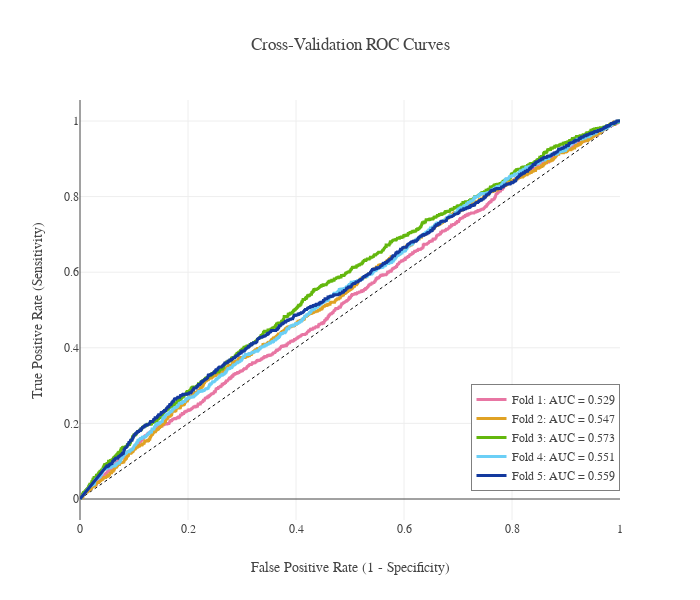

Notebook code for this chart:
### Markdown cell above
## 結果の可視化

### Code cell
def plot_roc(y_val, y_prob):
    #colors=px.colors.qualitative.Prism
    fig = go.Figure(layout=plotly_template['layout'])
    fig.add_trace(go.Scatter(x=np.linspace(0,1,11), y=np.linspace(0,1,11), name='Random Chance', mode='lines', showlegend=False, line=dict(color="Black", width=1, dash="dot")))

    for i in range(len(y_val)):
        y=y_val[i]
        prob=y_prob[i]
        fpr, tpr, _ = roc_curve(y, prob)
        roc_auc = auc(fpr,tpr)
        fig.add_trace(go.Scatter(x=fpr, y=tpr, line=dict(color=color_palette['Cat5'][i], width=3),
                                 hovertemplate = 'True positive rate = %{y:.3f}<br>False positive rate = %{x:.3f}',
                                 name='Fold {}: AUC = {:.3f}'.format(i+1, roc_auc)))

    fig.update_layout(template=plotly_template, title="Cross-Validation ROC Curves",
                      hovermode="x unified", width=700, height=600,
                      xaxis_title='False Positive Rate (1 - Specificity)',
                      yaxis_title='True Positive Rate (Sensitivity)',
                      legend=dict(orientation='v', y=.07, x=1, xanchor="right",
                                  bordercolor="black", borderwidth=.5))
    fig.show()

plot_roc(y_valids, val_preds)

### Figure 1 — Plotly figure (JSON) as saved in the notebook; plotly's stock layout.template omitted (floating-point values rounded to 4 significant figures; data arrays with more than 128 entries replaced by an {"elided": "..."} marker saying what was removed)
{"data": [{"line": {"color": "Black", "dash": "dot", "width": 1}, "mode": "lines", "name": "Random Chance", "showlegend": false, "type": "scatter", "x": [0, 0.1, 0.2, 0.3, 0.4, 0.5, 0.6, 0.7, 0.8, 0.9, 1], "y": [0, 0.1, 0.2, 0.3, 0.4, 0.5, 0.6, 0.7, 0.8, 0.9, 1]}, {"hovertemplate": "True positive rate = %{y:.3f}<br>False positive rate = %{x:.3f}", "line": {"color": "#E876A3", "width": 3}, "name": "Fold 1: AUC = 0.529", "type": "scatter", "x": {"elided": "1953 float values"}, "y": {"elided": "1953 float values"}}, {"hovertemplate": "True positive rate = %{y:.3f}<br>False positive rate = %{x:.3f}", "line": {"color": "#E0A224", "width": 3}, "name": "Fold 2: AUC = 0.547", "type": "scatter", "x": {"elided": "1715 float values"}, "y": {"elided": "1715 float values"}}, {"hovertemplate": "True positive rate = %{y:.3f}<br>False positive rate = %{x:.3f}", "line": {"color": "#63B70D", "width": 3}, "name": "Fold 3: AUC = 0.573", "type": "scatter", "x": {"elided": "1672 float values"}, "y": {"elided": "1672 float values"}}, {"hovertemplate": "True positive rate = %{y:.3f}<br>False positive rate = %{x:.3f}", "line": {"color": "#6BCFF6", "width": 3}, "name": "Fold 4: AUC = 0.551", "type": "scatter", "x": {"elided": "1684 float values"}, "y": {"elided": "1684 float values"}}, {"hovertemplate": "True positive rate = %{y:.3f}<br>False positive rate = %{x:.3f}", "line": {"color": "#13399E", "width": 3}, "name": "Fold 5: AUC = 0.559", "type": "scatter", "x": {"elided": "1673 float values"}, "y": {"elided": "1673 float values"}}], "layout": {"font": {"family": "Franklin Gothic", "size": 12}, "height": 600, "hovermode": "x unified", "legend": {"bordercolor": "black", "borderwidth": 0.5, "orientation": "v", "x": 1, "xanchor": "right", "y": 0.07}, "title": {"text": "Cross-Validation ROC Curves"}, "width": 700, "xaxis": {"title": {"text": "False Positive Rate (1 - Specificity)"}}, "yaxis": {"title": {"text": "True Positive Rate (Sensitivity)"}}}}
